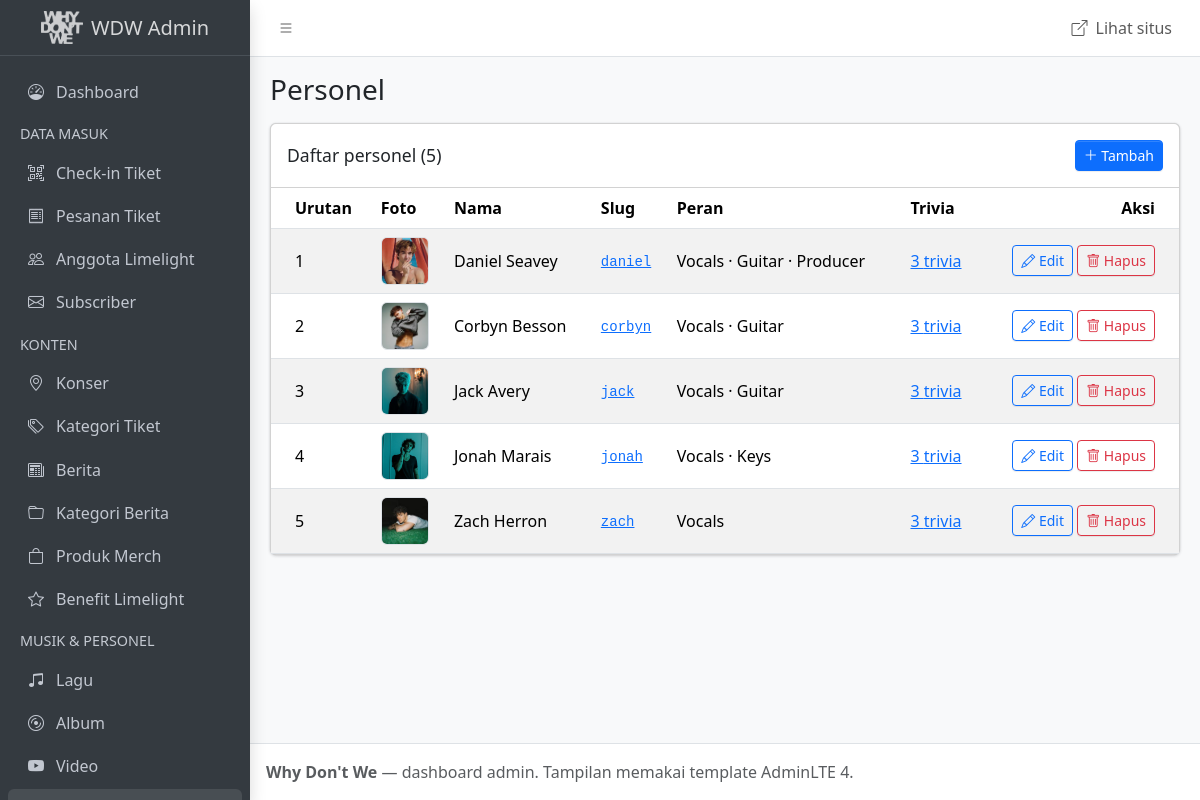
/admin/members.php, run on the app's committed database.
### tables this page shows
CREATE TABLE members (
  id            INT UNSIGNED  NOT NULL AUTO_INCREMENT,
  slug          VARCHAR(50)   NOT NULL,              
  full_name     VARCHAR(100)  NOT NULL,
  roles         VARCHAR(100)  NOT NULL,
  birth_date    DATE          NULL,
  zodiac        VARCHAR(20)   NULL,
  hometown      VARCHAR(100)  NULL,
  extra_label   VARCHAR(50)   NULL,                  
  extra_value   VARCHAR(150)  NULL,                  
  bio           TEXT          NULL,
  photo         VARCHAR(255)  NULL,
  hero_photo    VARCHAR(255)  NULL,
  sort_order    TINYINT UNSIGNED NOT NULL DEFAULT 0,  
  PRIMARY KEY (id),
  UNIQUE KEY uq_members_slug (slug)
);

### includes/db.php (called while the page is built, shortened)
<?php
function e($text)
{
    return htmlspecialchars((string) $text, ENT_QUOTES, 'UTF-8');
}

### admin/members.php (the view, shortened to what this page needs)
<?php
require __DIR__ . '/includes/init.php';
$action = $_GET['action'] ?? 'list';
if ($action === 'list') {
    $rows = mysqli_fetch_all(mysqli_query($conn, '
        SELECT m.*, (SELECT COUNT(*) FROM member_trivia t WHERE t.member_id = m.id) AS trivia_count
        FROM members m ORDER BY m.sort_order, m.id'), MYSQLI_ASSOC);
}
require __DIR__ . '/includes/header.php';
?>
<?php if ($action === 'list'): ?>
<div class="card">
  <div class="card-header d-flex align-items-center">
    <h3 class="card-title mb-0">Daftar personel (<?= count($rows) ?>)</h3>
    <a href="members.php?action=add" class="btn btn-primary btn-sm ms-auto"><i class="bi bi-plus-lg"></i> Tambah</a>
  </div>
  <div class="card-body p-0 table-responsive">
    <table class="table table-striped table-hover align-middle mb-0">
      <thead><tr><th>Urutan</th><th>Foto</th><th>Nama</th><th>Slug</th><th>Peran</th><th>Trivia</th><th class="text-end">Aksi</th></tr></thead>
      <tbody>
        <?php foreach ($rows as $row): ?>
        <tr>
          <td><?= (int) $row['sort_order'] ?></td>
          <td><?= thumb($row['photo']) ?></td>
          <td><?= e($row['full_name']) ?></td>
          <td><a href="../src/member/member.php?m=<?= e($row['slug']) ?>" target="_blank"><code><?= e($row['slug']) ?></code></a></td>
          <td><?= e($row['roles']) ?></td>
          <td><a href="member_trivia.php"><?= (int) $row['trivia_count'] ?> trivia</a></td>
          <td class="text-end text-nowrap"><?= action_buttons('members.php', $row['id']) ?></td>
        </tr>
        <?php endforeach; ?>
      </tbody>
    </table>
  </div>
</div>
<?php endif; ?>
<?php require __DIR__ . '/includes/footer.php'; ?>

### admin/includes/init.php (shortened to what this page needs)
<?php
require __DIR__ . '/../../includes/db.php';
function media_url($path)
{
    return preg_match('#^https?://#', $path) ? $path : '../' . $path;
}
function thumb($path)
{
    return '<img src="' . e(media_url($path)) . '" alt="" class="rounded border" style="width:48px;height:48px;object-fit:cover">';
}
function action_buttons($page, $id)
{
    return '<a href="' . $page . '?action=edit&id=' . (int) $id . '" class="btn btn-sm btn-outline-primary"><i class="bi bi-pencil"></i> Edit</a> '
        . '<form method="post" action="' . $page . '" class="d-inline" onsubmit="return confirm(\'Hapus data ini?\')">'
        . '<input type="hidden" name="do" value="delete"><input type="hidden" name="id" value="' . (int) $id . '">'
        . '<button class="btn btn-sm btn-outline-danger"><i class="bi bi-trash"></i> Hapus</button></form>';
}

### data on the page
members: sort_order "1", photo (picture), full_name "Daniel Seavey", slug "daniel", roles "Vocals · Guitar · Producer", trivia_count "3"
members: sort_order "2", photo (picture), full_name "Corbyn Besson", slug "corbyn", roles "Vocals · Guitar", trivia_count "3"
members: sort_order "3", photo (picture), full_name "Jack Avery", slug "jack", roles "Vocals · Guitar", trivia_count "3"
members: sort_order "4", photo (picture), full_name "Jonah Marais", slug "jonah", roles "Vocals · Keys", trivia_count "3"
members: sort_order "5", photo (picture), full_name "Zach Herron", slug "zach", roles "Vocals", trivia_count "3"

### other printed values
$group "DATA MASUK"
$title "Check-in Tiket"
$title "Pesanan Tiket"
$title "Anggota Limelight"
$title "Subscriber"
$group "KONTEN"
$title "Konser"
$title "Kategori Tiket"
$title "Berita"
$title "Kategori Berita"
$title "Produk Merch"
$title "Benefit Limelight"
$group "MUSIK & PERSONEL"
$title "Lagu"
$title "Album"
